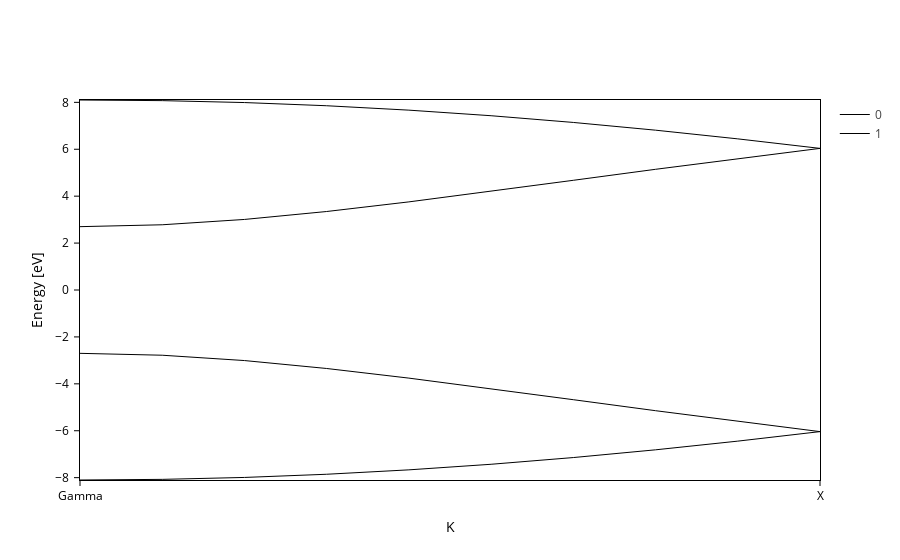

Write notebook code for a chart like this one.
### Code cell
band_struct.plot(backend="plotly_myown")

### Figure 1 — Plotly figure (JSON) as saved in the notebook; plotly's stock layout.template omitted (floating-point values rounded to 4 significant figures)
{"data": [{"hoverinfo": "name", "hovertemplate": "%{y:.2f} eV", "line": {"color": "black", "width": 1.0}, "mode": "lines", "name": "0", "opacity": 1, "showlegend": true, "type": "scatter", "uid": "454712a5-caa2-42f6-afef-486c607ae705", "x": [0.0, 0.08194, 0.1639, 0.2458, 0.3278, 0.4097, 0.4916, 0.5736, 0.6555, 0.7375], "y": [-8.1, -8.073, -7.991, -7.855, -7.667, -7.429, -7.144, -6.813, -6.443, -6.037]}, {"hoverinfo": "name", "hovertemplate": "%{y:.2f} eV", "line": {"color": "black", "width": 1.0}, "mode": "lines", "name": "1", "opacity": 1, "showlegend": true, "type": "scatter", "uid": "1834535b-8e8a-4947-9212-d4fbb756c78d", "x": [0.0, 0.08194, 0.1639, 0.2458, 0.3278, 0.4097, 0.4916, 0.5736, 0.6555, 0.7375], "y": [-2.7, -2.781, -3.008, -3.346, -3.757, -4.208, -4.677, -5.146, -5.602, -6.037]}, {"hoverinfo": "name", "hovertemplate": "%{y:.2f} eV", "line": {"color": "black", "width": 1.0}, "mode": "lines", "name": "2", "opacity": 1, "showlegend": false, "type": "scatter", "uid": "0733f530-8f93-4a45-a00f-b5050d654a05", "x": [0.0, 0.08194, 0.1639, 0.2458, 0.3278, 0.4097, 0.4916, 0.5736, 0.6555, 0.7375], "y": [2.7, 2.781, 3.008, 3.346, 3.757, 4.208, 4.677, 5.146, 5.602, 6.037]}, {"hoverinfo": "name", "hovertemplate": "%{y:.2f} eV", "line": {"color": "black", "width": 1.0}, "mode": "lines", "name": "3", "opacity": 1, "showlegend": false, "type": "scatter", "uid": "a25ed552-2fc9-415e-a92b-cf04ea5d399d", "x": [0.0, 0.08194, 0.1639, 0.2458, 0.3278, 0.4097, 0.4916, 0.5736, 0.6555, 0.7375], "y": [8.1, 8.073, 7.991, 7.855, 7.667, 7.429, 7.144, 6.813, 6.443, 6.037]}], "layout": {"xaxis": {"mirror": true, "range": [0.0, 0.7375], "showgrid": true, "ticktext": ["Gamma", "X"], "tickvals": [0.0, 0.7375], "title": {"text": "K"}}, "yaxis": {"mirror": true, "range": [-8.1, 8.1], "title": {"text": "Energy [eV]"}}}}
